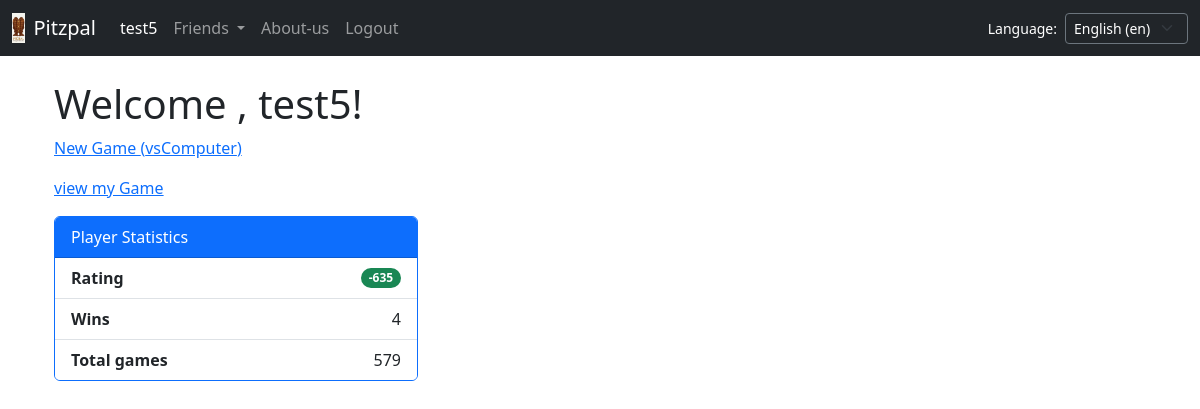
Before: /home/ (signed in) with the older database file.
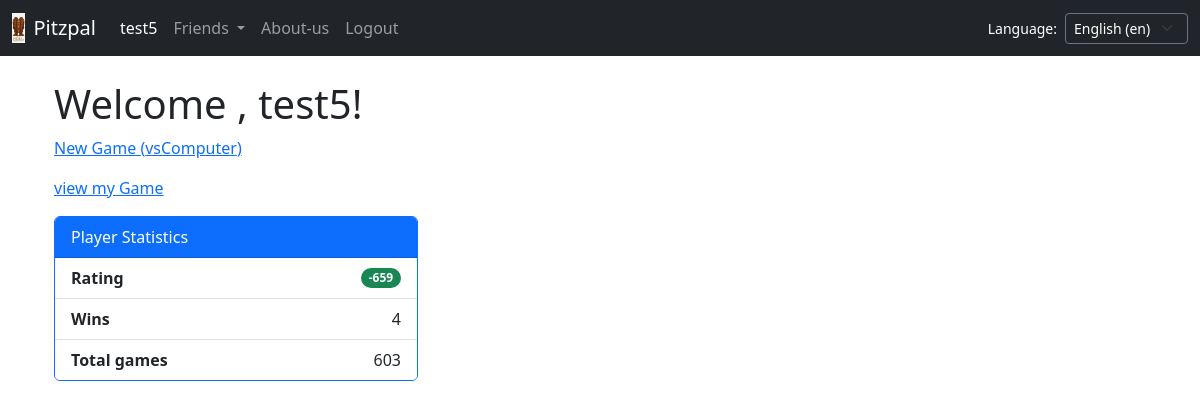
After: the same page with the newer database file.
### crm/models.py (models this page shows, shortened)
class User(AbstractUser):
    ph = models.BigIntegerField(default=0)
    dob = models.DateField(default=datetime.date(2000, 1, 1))
    email = models.EmailField(unique=True)
    rating = models.IntegerField(default=100)
    wins = models.PositiveIntegerField(default=0)
    total = models.PositiveIntegerField(default=0)

### home/views.py (the view)
# urls.py: path("", views.home_view, name="home"),
def home_view(request):
    context = {
        "page_title": "Home Page",
        "welcome_message": "Welcome to our site!",
    }
    return render(request, "home/home.html", context)

### home/templates/home/home.html (shortened to what this page needs)
{% extends 'common/base.html' %}
{% load i18n %}
{% block content %}
<div class="container mt-4">
    <div class="row">
        <div id="pitzpal-main-container">
            <h1>{% trans "Welcome" %} , {{ user.username }}!</h1>
            <frame>
            <p><a href="{%url 'new_game' 1 %}"> {% trans "New Game" %} ({% trans "vsComputer" %}) </a></p>
            </frame>
            <frame>
            <p><a href="{%url 'game_list' %}"> {% trans "view my Game" %} </a></p>
            </frame>
        </div>
    </div>
    <frame>
    <div>
        <div class="col-md-4">
            <div class="card border-primary">
                <div class="card-header bg-primary text-white">
                    {% trans "Player Statistics" %}
                </div>
                <ul class="list-group list-group-flush">
                    <li class="list-group-item d-flex justify-content-between align-items-center">
                        <strong>{% trans "Rating" %}</strong>
                        <span class="badge bg-success rounded-pill">{{ user.rating }}</span>
                    </li>
                    <li class="list-group-item d-flex justify-content-between align-items-center">
                        <strong>{% trans "Wins" %}</strong>
                        <span>{{ user.wins }}</span>
                    </li>
                    <li class="list-group-item d-flex justify-content-between align-items-center">
                        <strong>{% trans "Total games" %}</strong>
                        <span>{{ user.total }}</span>
                    </li>
                </ul>
            </div>
        </div>
    </div>
    </frame>
</div>
{% endblock %}

### home/templates/common/base.html (shortened to what this page needs)
{% load i18n %}
{% load static %}
<!doctype html>
<html lang="{{ LANGUAGE_CODE }}">
    <head>
        <link href="https://cdn.jsdelivr.net/npm/bootstrap@5.3.0/dist/css/bootstrap.min.css" rel="stylesheet" />
    </head>
    <body>
        <nav class="navbar navbar-expand-lg navbar-dark bg-dark">
            <div class="container-fluid">
                <a class="navbar-brand d-flex align-items-center" href="#">
                    <img src="{% static 'images/logo.png' %}" alt="Pitzpal Logo" height="30" class="me-2">
                    <span>{% trans "Pitzpal" %} </span>
                </a>
                <div class="collapse navbar-collapse" id="navbarNav">
                    <ul class="navbar-nav me-auto">
                        <li class="nav-item">
                            <a class="nav-link active" href="/home">{{ user.username }}</a>
                        </li>
                        <li class="nav-item dropdown">
                            <a class="nav-link dropdown-toggle" href="#" id="friendsDropdown" role="button" data-bs-toggle="dropdown" aria-expanded="false">
                                {% trans "Friends" %}
                            </a>
                        </li>
                        <li class="nav-item">
                            <a class="nav-link" href="/about">{% trans "About-us" %}</a>
                        </li>
                        <li class="nav-item">
                            {% if user.is_authenticated %}
                                <form action="{% url 'logout' %}" method="post" style="display: inline;">
                                    <button type="submit" class="nav-link" style="background:none; border:none;">
                                        {% trans "Logout" %}
                                    </button>
                                </form>
                            {% endif %}
                        </li>
                    </ul>
                    <form action="{% url 'set_language' %}" method="post" class="d-flex align-items-center m-0 text-white">
                        <label for="languageSelect" class="me-2 small">{% trans "Language:" %}</label>
                        <select name="language" id="languageSelect" onchange="this.form.submit()" class="form-select form-select-sm bg-dark text-white border-secondary" style="width: auto;">
                            {% get_current_language as LANGUAGE_CODE %}
                            {% get_available_languages as LANGUAGES %}
                            {% for lang in LANGUAGES %}
                                <option value="{{ lang.0 }}" {% if lang.0 == LANGUAGE_CODE %}selected{% endif %}>
                                    {{ lang.1 }} ({{ lang.0 }})
                                </option>
                            {% endfor %}
                        </select>
                    </form>
                </div>
            </div>
        </nav>
        <div class="container mt-4">
            {% if user.is_authenticated %}
                {% block content %}{% endblock %}
            {% endif %}
        </div>
    </body>
</html>

Changed rows visible on the page:
changed User "test5": rating "-635" → "-659"; total "579" → "603"
